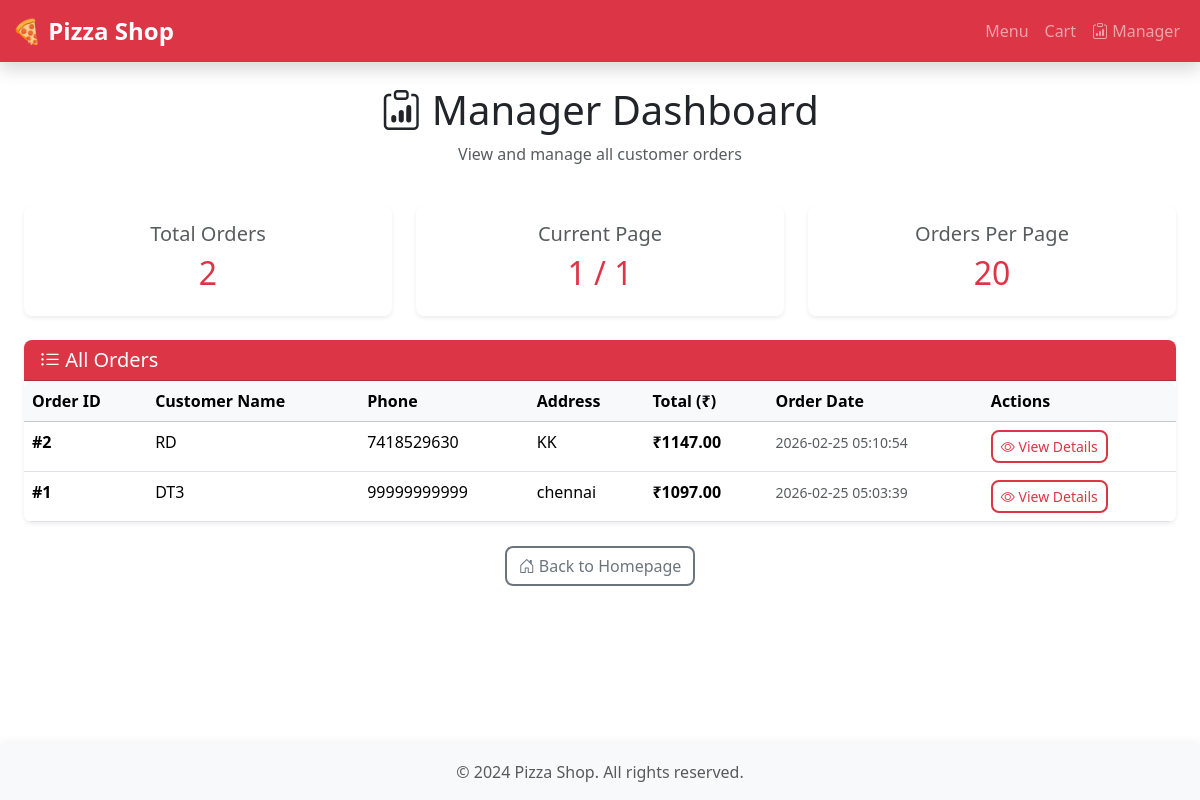
The app's page /manager/orders with its own data.
### tables this page shows
CREATE TABLE orders (
                id INTEGER PRIMARY KEY AUTOINCREMENT,
                customer_name TEXT NOT NULL,
                phone TEXT NOT NULL,
                address TEXT NOT NULL,
                total_price REAL NOT NULL,
                order_date TIMESTAMP DEFAULT CURRENT_TIMESTAMP
            );

### app.py (the view)
@app.route('/manager/orders')
def manager_orders():
    try:
        page = request.args.get('page', 1, type=int)
        per_page = request.args.get('per_page', 20, type=int)
        offset = (page - 1) * per_page
        all_orders = OrderProcessor.get_all_orders(limit=per_page, offset=offset)
        total_orders = OrderProcessor.get_order_count()
        total_pages = (total_orders + per_page - 1) // per_page
        has_prev = page > 1
        has_next = page < total_pages
        return render_template(
            'manager/orders.html',
            orders=all_orders,
            page=page,
            per_page=per_page,
            total_orders=total_orders,
            total_pages=total_pages,
            has_prev=has_prev,
            has_next=has_next
        )
    except Exception as e:
        logger.error(f"Error loading manager orders page: {str(e)}")
        return render_template('500.html'), 500

### app.py (called while the page is built)
def get_db_connection():
    try:
        conn = sqlite3.connect(DATABASE)
        conn.row_factory = sqlite3.Row
        return conn
    except sqlite3.Error as e:
        logger.error(f"Database connection error: {str(e)}")
        raise Exception(f"Failed to connect to database: {str(e)}")

    @staticmethod
    def get_order_count():
        conn = None
        try:
            conn = get_db_connection()
            cursor = conn.cursor()
            cursor.execute('SELECT COUNT(*) as count FROM orders')
            result = cursor.fetchone()
            conn.close()
            return result['count'] if result else 0
        except Exception as e:
            logger.error(f"Failed to get order count: {str(e)}")
            if conn:
                conn.close()
            return 0

### templates/manager/orders.html (shortened to what this page needs)
{% extends "base.html" %}  {% block content %}
<div class="container">
  <div class="row mb-4">
    <div class="col">
      <h1 class="text-center">
        <i class="bi bi-clipboard-data"></i> Manager Dashboard
      </h1>
      <p class="text-center text-muted">View and manage all customer orders</p>
    </div>
  </div>
  <div class="row mb-4">
    <div class="col-md-4">
      <div class="card text-center shadow-sm">
        <div class="card-body">
          <h5 class="card-title text-muted">Total Orders</h5>
          <h2 class="text-danger">{{ total_orders }}</h2>
        </div>
      </div>
    </div>
    <div class="col-md-4">
      <div class="card text-center shadow-sm">
        <div class="card-body">
          <h5 class="card-title text-muted">Current Page</h5>
          <h2 class="text-danger">{{ page }} / {{ total_pages }}</h2>
        </div>
      </div>
    </div>
    <div class="col-md-4">
      <div class="card text-center shadow-sm">
        <div class="card-body">
          <h5 class="card-title text-muted">Orders Per Page</h5>
          <h2 class="text-danger">{{ per_page }}</h2>
        </div>
      </div>
    </div>
  </div>
  {% if orders and orders|length > 0 %}
  <div class="card shadow-sm">
    <div class="card-header bg-danger text-white">
      <h5 class="mb-0"><i class="bi bi-list-ul"></i> All Orders</h5>
    </div>
    <div class="card-body p-0">
      <div class="table-responsive">
        <table class="table table-hover mb-0">
          <thead class="table-light">
            <tr>
              <th scope="col">Order ID</th>
              <th scope="col">Customer Name</th>
              <th scope="col">Phone</th>
              <th scope="col">Address</th>
              <th scope="col">Total (₹)</th>
              <th scope="col">Order Date</th>
              <th scope="col">Actions</th>
            </tr>
          </thead>
          <tbody>
            {% for order in orders %}
            <tr>
              <td><strong>#{{ order.id }}</strong></td>
              <td>{{ order.customer_name }}</td>
              <td>{{ order.phone }}</td>
              <td>
                <span
                  class="text-truncate d-inline-block"
                  style="max-width: 200px"
                  title="{{ order.address }}"
                >
                  {{ order.address }}
                </span>
              </td>
              <td><strong>₹{{ "%.2f"|format(order.total_price) }}</strong></td>
              <td>
                <small class="text-muted">{{ order.order_date }}</small>
              </td>
              <td>
                <a
                  href="/manager/orders/{{ order.id }}"
                  class="btn btn-sm btn-outline-danger"
                >
                  <i class="bi bi-eye"></i> View Details
                </a>
              </td>
            </tr>
            {% endfor %}
          </tbody>
        </table>
      </div>
    </div>
  </div>
  {% endif %}
  <div class="text-center mt-4">
    <a href="/" class="btn btn-outline-secondary">
      <i class="bi bi-house-door"></i> Back to Homepage
    </a>
  </div>
</div>
<link
  rel="stylesheet"
  href="https://cdn.jsdelivr.net/npm/bootstrap-icons@1.11.1/font/bootstrap-icons.css"
/>
{% endblock %}

### static/css/style.css (style rules this page uses)
:root { --primary-red: #dc3545; --primary-red-hover: #bb2d3b; --primary-red-dark: #a02834; --light-gray: #f8f9fa; --border-radius: 0.5rem; --transition-speed: 0.3s; --shadow-sm: 0 0.125rem 0.25rem rgba(0, 0, 0, 0.075); --shadow-md: 0 0.5rem 1rem rgba(0, 0, 0, 0.15); --shadow-hover: 0 0.75rem 1.5rem rgba(0, 0, 0, 0.2); }
body { min-height: 100vh; display: flex; flex-direction: column; }
.btn { border-radius: var(--border-radius); font-weight: 500; transition: all var(--transition-speed) ease; border: none; }
.btn-outline-danger { border: 2px solid var(--primary-red); color: var(--primary-red); }
.btn-outline-secondary { border: 2px solid #6c757d; transition: all var(--transition-speed) ease; }
.card { border-radius: var(--border-radius); border: none; transition: all var(--transition-speed) ease; }
.card.shadow-sm { box-shadow: var(--shadow-sm); }
.card-header { border-radius: var(--border-radius) var(--border-radius) 0 0 !important; font-weight: 600; }
.table { border-radius: var(--border-radius); overflow: hidden; }
.table-hover tbody tr { transition: all var(--transition-speed) ease; }
@media (min-width: 769px) { .container { max-width: 1200px; } }

### records on screen
orders: id "2", customer_name "RD", phone "7418529630", address "KK", total_price "1147.00", order_date "2026-02-25 05:10:54"
orders: id "1", customer_name "DT3", phone "99999999999", address "chennai", total_price "1097.00", order_date "2026-02-25 05:03:39"

### other values on screen
{{ total_orders }} "2"
{{ page }} "1"
{{ total_pages }} "1"
{{ per_page }} "20"
